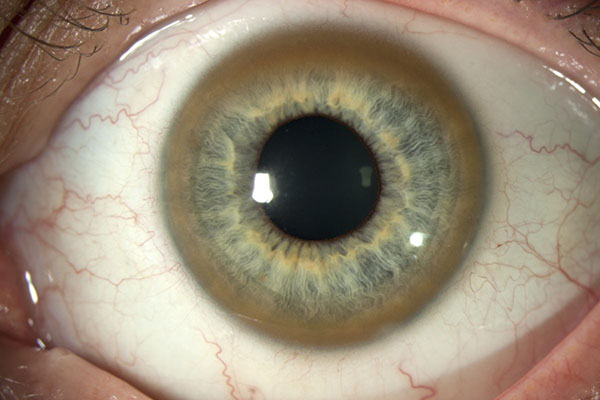
%> input picture 1.jpg, 600 x 400 px
$ octave script.m   (GNU Octave 9; MATLAB toolbox functions it lacks are replaced by stand-ins)
%> lines starting %> are read from the running program, lines starting %| are printed output that depends on the picture
### kmeansO.m
function [Er,M, nb, P] = kmeansO(X,T,kmax,dyn,bs, killing, pl)
% kmeans - clustering with k-means (or Generalized Lloyd or LBG) algorithm
%
% [Er,M,nb] = kmeans(X,T,kmax,dyn,dnb,killing,p)
%
% X    - (n x d) d-dimensional input data
% T    - (? x d) d-dimensional test data
% kmax - (maximal) number of means
% dyn  - 0: standard k-means, unif. random subset of data init.
%        1: fast global k-means
%        2: non-greedy, just use kdtree to initiallize the means
%        3: fast global k-means, use kdtree for potential insertion locations
%        4: global k-means algorithm
% dnb  - desired number of buckets on the kd-tree
% pl   - plot the fitting process
%
% returns
% Er - sum of squared distances to nearest mean (second column for test data)
% M  - (k x d) matrix of cluster centers; k is computed dynamically
% nb - number of nodes on the kd-tree (option dyn=[2,3])
% P  - Partition labels
%
% Nikos Vlassis & Sjaak Verbeek, 2001, http://www.science.uva.nl/~jverbeek
% modify by Qinpei, 2009

Er=[]; TEr=[];              % error monitorring

[n,d]     = size(X);
P = zeros(n,1);

THRESHOLD = 1e-4;   % relative change in error that is regarded as convergence
nb        = 0;

% initialize
if dyn==1            % greedy insertion, possible at all points
  k      = 1;
  M      = mean(X);
  K      = sqdist(X',X');
  L      = X;
elseif dyn==2        % use kd-tree results as means
  k      = kmax;
  M      = kdtree(X,[1:n]',[],1.5*n/k);
  nb     = size(M,1);
  dyn    = 0;
elseif dyn==3
  L      = kdtree(X,[1:n]',[],1.5*n/bs);
  nb     = size(L,1);
  k      = 1;
  M      = mean(X);
  K      = sqdist(X',L');
elseif dyn==4
  k      = 1;
  M      = mean(X);
  K      = sqdist(X',X');
  L      = X;
else                 % use random subset of data as means
  k      = kmax;
  tmp    = randperm(n);
  M      = X(tmp(1:k),:);
end

Wold = realmax;

while k <= kmax
  kill = [];

  % squared Euclidean distances to means; Dist (k x n)
  Dist = sqdist(M',X');

  % Voronoi partitioning
  [Dwin,Iwin] = min(Dist',[],2);
  P = Iwin;

  % error measures and mean updates
  Wnew = sum(Dwin);

  % update VQ's
  for i=1:size(M,1)
    I = find(Iwin==i);
    if size(I,1)>d
      M(i,:) = mean(X(I,:));
  elseif killing==1
      kill = [kill; i];
    end
  end

 if 1-Wnew/Wold < THRESHOLD*(10-9*(k==kmax))
    if dyn & k < kmax

      if dyn == 4
        best_Er = Wnew;

        for i=1:n;
    	  Wold = Inf;
       	  Wtmp = Wnew;
          Mtmp = [M; X(i,:)];
          while (1-Wtmp/Wold) > THRESHOLD*10;
	    Wold = Wtmp;
            Dist = sqdist(Mtmp',X');
            [Dwin,Iwin] = min(Dist',[],2);
            Wtmp = sum(Dwin);
            for i = 1 : size(Mtmp,1)
              I = find(Iwin==i);
              if size(I,1)>d; Mtmp(i,:) = mean(X(I,:)); end
            end
          end
          if Wtmp < best_Er;   best_M = Mtmp; best_Er = Wtmp; end
        end

        M = best_M;
        Wnew = best_Er;
        if ~isempty(T); tmp=sqdist(T',M'); TEr=[TEr; sum(min(tmp,[],2))];end;
        Er=[Er; Wnew];
        k = k+1;

      else
        % try to add a new cluster on some point x_i
        [tmp,new] = max(sum(max(repmat(Dwin,1,size(K,2))-K,0)));
        k = k+1;
        M = [M; L(new,:)+eps];
        if pl;        fprintf( 'new cluster, k=%d\n', k);      end
        [Dwin,Iwin] = min(Dist',[],2);
	Wnew        = sum(Dwin);Er=[Er; Wnew];
        if ~isempty(T); tmp=sqdist(T',M'); TEr=[TEr; sum(min(tmp,[],2))];end;
      end
    else
      k = kmax+1;
    end
  end
  Wold = Wnew;
  if pl
    figure(1); plot(X(:,1),X(:,2),'g.',M(:,1),M(:,2),'k.',M(:,1),M(:,2),'k+');
    drawnow;
  end
end

 Er=[Er; Wnew];
 if ~isempty(T); tmp=sqdist(T',M'); TEr=[TEr; sum(min(tmp,[],2))]; Er=[Er TEr];end;
M(kill,:)=[];

### sqdist.m
function d = sqdist(a,b)
% sqdist - computes pairwise squared Euclidean distances between points

% original version by Roland Bunschoten, 1999

if size(a,1)==1
  d = repmat(a',1,length(b)) - repmat(b,length(a),1);
  d = d.^2;
else
  aa = sum(a.*a); bb = sum(b.*b); ab = a'*b;
  d = abs(repmat(aa',[1 size(bb,2)]) + repmat(bb,[size(aa,2) 1]) - 2*ab);
end

### JImage.m
function JI = JImage(I, W);
% generate J-images in different scale level
% input:
% I       - original class map image
% W       - 1: 9*9 window
%           2: 17*17
%           3: 33*33
%           4; 65*65
% output: J images

[m, n] = size(I);
% window size
ws = size(W, 1);
if ws == 9,
    d = 1;
elseif ws == 17,
    d = 2;
elseif ws == 33;
    d = 4;
elseif ws == 65,
    d = 8;
end
wswidth = floor(ws/2);

% [11 lines of commented-out code are left out]
JI = zeros(m,n);
% for each pixel inside, calculate its J value in the window size
for i = 1:m,
    for j = 1:n,
        x1 = i-wswidth;
        x2 = i+wswidth;
        y1 = j-wswidth;
        y2 = j+wswidth;
        if x1<1,
            x1 = 1;
        end
        if x2>m,
            x2 = m;
        end
        if y1<1,
            y1 = 1;
        end
        if y2>n,
            y2 = n;
        end
        wid = x2-x1+1;
        hei = y2-y1+1;
        if wid == ws && hei == ws,
            % median of the window, because of sampling, M won't change, neither St
            St = 1080;
            M = [5, 5];
        else
            reg = ones(wid, hei);
            reg = reg(1:d:end, 1:d:end);
            [wid, hei] = size(reg);
            M = [mean(1:wid), mean(1:hei)];
            [z1, z2] = find(reg);
            z = [z1, z2];
            St = sum(sqdist(z', M'));
        end
        block = zeros(ws, ws);
        block = I(x1:x2, y1:y2);
        Jvalue = JCalculation(block(1:d:end, 1:d:end), M, St);
        JI(i,j) = Jvalue;
    end
end

### GenerateWindow.m
function W = GenerateWindow(scale);
% function for generate circular window for J images
% scale: the size of the window
% scale - 1: 9*9 window
%         2: 17*17
%         3: 33*33
%         4; 65*65

window = ones(65, 65);
% left up block of the window
lu = ones(32,32);
% left bottom
lb = ones(32,32);
% right up
ru = ones(32,32);
% right bottom
rb = ones(32,32);

% left up
j = 1;
for i = 24:-2:10,
    lu(j,1:i) = 0;
    lu(1:i,j) = 0;
    j = j + 1;
end

% 90 degree counterclockwise rotation of matrix
lb = rot90(lu);
rb = rot90(lb);
ru = rot90(rb);
window(1:32, 1:32) = lu;
window(1:32, 34:65) = ru;
window(34:65, 1:32) = lb;
window(34:65, 34:65) = rb;

w4 = window;
w3 = w4(1:2:end, 1:2:end);
w2 = w3(1:2:end, 1:2:end);
w1 = w2(1:2:end, 1:2:end);

if scale == 4,
    W = w4;
elseif scale == 3,
    W = w3;
elseif scale == 2,
    W = w2;
else scale == 1,
    W = w1;
end

### script.m
% clear all
clc

%====== load image =======%
filename = ['1.jpg'];
image_org = imread(filename);
%> image_org is the input picture: size 400x600x3 uint8; mean R, G, B 153.1, 138.9, 119.5
[m,n,d] = size(image_org);
%> m = 400; n = 600; d = 3
% figure; imshow(image_org);

%====== partition ========%
% class_map from clustering algorithms
X = reshape(double(image_org), m*n,d);
[tmp,M,tmp2,P] = kmeansO(X,[],16,0,0,0,0);
%> in kmeansO, `M      = X(tmp(1:k),:);`: M = 16 rows, first 12: [193 189 164; 209 208 188; 111 114 97; 217 214 195; 121 114 86; 227 211 186; 93 86 68; 156 133 117; 230 224 202; 184 157 146; 138 92 79; 129 103 66]
%> the loop in kmeansO, `while k <= kmax` made 120 passes
%> Wold on passes 1 to 12: 207813793, 107751204.6, 81789067.8, 64469875.7, 55925827.6, 52197735.5, 50230285.3, 48952953.7, 48237530.8, 47785362.3, 47464461.2, 47224905.3
%> after the loop in kmeansO, `while k <= kmax`: M = 16 rows, first 12: [168.4 156.2 132.3; 181.1 168.9 148.7; 120.5 110.9 87.61; 210.1 202 184.6; 114.7 92.75 69.23; 195.2 185.6 167.9; 23.63 27.01 28.26; 171.1 127.9 109.6; 235.7 232.6 213.8; 134.4 126.3 103.4; 145.8 104.1 86.18; 74.03 51.72 41.31]; k = 17
%> in kmeansO, `Er=[Er; Wnew];`: Er = 40556162.7
%> tmp = 40556162.7; tmp2 = 0
map = reshape(P, m, n);
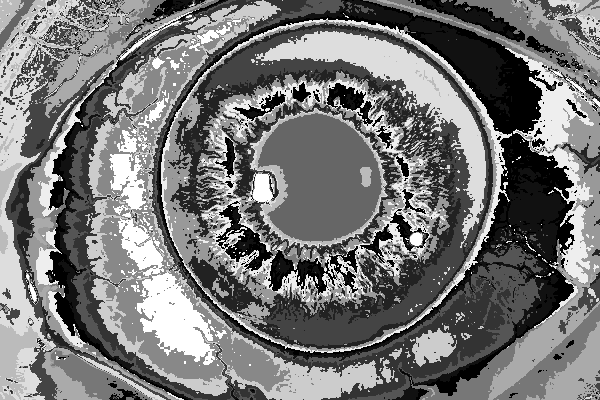
%> map: size 400x600 double; min 1, max 16, mean 7.98; drawn with min black and max white


% generate J images
    for w = 1:4,
        W = GenerateWindow(w);
%> (the run ends here)
